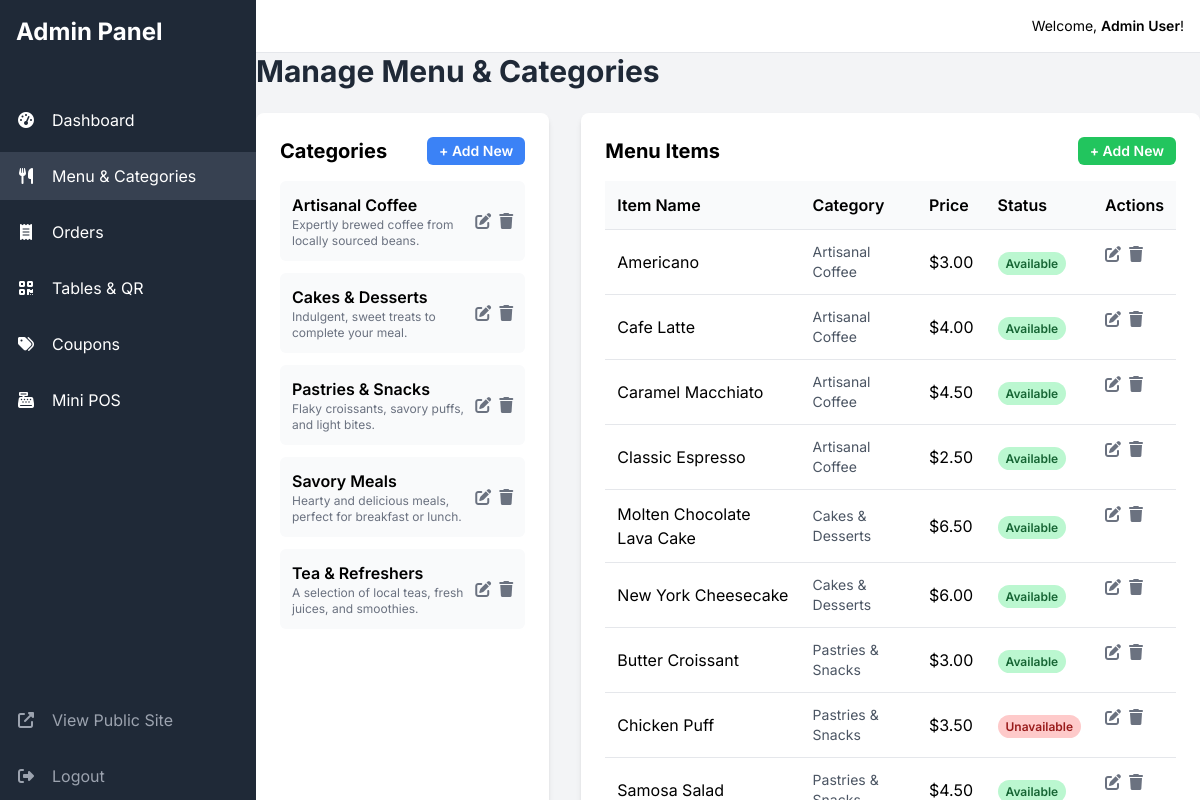
The app's page /admin/menu.php (signed in) with its own data.
### tables this page shows
CREATE TABLE `categories` (
  `id` INT AUTO_INCREMENT PRIMARY KEY,
  `name` VARCHAR(255) NOT NULL UNIQUE,
  `description` TEXT
);

CREATE TABLE `menu_items` (
  `id` INT AUTO_INCREMENT PRIMARY KEY,
  `category_id` INT NOT NULL,
  `name` VARCHAR(255) NOT NULL,
  `description` TEXT,
  `price` DECIMAL(10, 2) NOT NULL,
  `image_url` VARCHAR(255) ,
  `is_available` BOOLEAN NOT NULL DEFAULT TRUE,
  `created_at` TIMESTAMP DEFAULT CURRENT_TIMESTAMP,
  FOREIGN KEY (`category_id`) REFERENCES `categories`(`id`) ON DELETE CASCADE
);

### admin/menu.php (the view, shortened to what this page needs)
<?php
require_once 'partials/header.php';
$categories = $conn->query("SELECT * FROM categories ORDER BY name ASC")->fetch_all(MYSQLI_ASSOC);
$menu_items = $conn->query("SELECT mi.*, c.name as category_name FROM menu_items mi JOIN categories c ON mi.category_id = c.id ORDER BY c.name, mi.name ASC")->fetch_all(MYSQLI_ASSOC);
?>
<h1 class="text-3xl font-bold text-gray-800 mb-6">Manage Menu & Categories</h1>
<div class="grid grid-cols-1 lg:grid-cols-3 gap-8" x-data="{
    showCategoryModal: false,
    showMenuModal: false,
    isEditingCategory: false,
    isEditingMenu: false,
    categoryData: {},
    menuData: {}
}">
    <div class="lg:col-span-1 bg-white p-6 rounded-lg shadow-md">
        <div class="flex justify-between items-center mb-4">
            <h2 class="text-xl font-bold">Categories</h2>
            <button @click="isEditingCategory = false; categoryData = {}; showCategoryModal = true" class="bg-blue-500 text-white px-3 py-1 rounded-md hover:bg-blue-600 text-sm font-semibold">+ Add New</button>
        </div>
        <div class="space-y-3">
            <?php foreach($categories as $cat): ?>
            <div class="bg-gray-50 p-3 rounded-md flex justify-between items-center">
                <div>
                    <p class="font-semibold"><?php echo htmlspecialchars($cat['name']); ?></p>
                    <p class="text-xs text-gray-500"><?php echo htmlspecialchars($cat['description']); ?></p>
                </div>
                <div class="flex items-center space-x-2">
                    <button @click="isEditingCategory = true; categoryData = <?php echo htmlspecialchars(json_encode($cat)); ?>; showCategoryModal = true" class="text-gray-500 hover:text-blue-600"><i class="fas fa-edit"></i></button>
                    <form method="POST" action="menu.php" onsubmit="return confirm('Are you sure you want to delete this category? This might fail if it has menu items.');" class="inline">
                        <button type="submit" name="delete_category" class="text-gray-500 hover:text-red-600"><i class="fas fa-trash"></i></button>
                    </form>
                </div>
            </div>
            <?php endforeach; ?>
        </div>
    </div>
    <div class="lg:col-span-2 bg-white p-6 rounded-lg shadow-md">
        <div class="flex justify-between items-center mb-4">
            <h2 class="text-xl font-bold">Menu Items</h2>
            <button @click="isEditingMenu = false; menuData = {is_available: true}; showMenuModal = true" class="bg-green-500 text-white px-3 py-1 rounded-md hover:bg-green-600 text-sm font-semibold">+ Add New</button>
        </div>
        <div class="overflow-x-auto">
            <table class="w-full text-left">
                <thead>
                    <tr class="bg-gray-50 border-b">
                        <th class="p-3 font-semibold">Item Name</th>
                        <th class="p-3 font-semibold">Category</th>
                        <th class="p-3 font-semibold">Price</th>
                        <th class="p-3 font-semibold">Status</th>
                        <th class="p-3 font-semibold">Actions</th>
                    </tr>
                </thead>
                <tbody>
                    <?php foreach($menu_items as $item): ?>
                    <tr class="border-b hover:bg-gray-50">
                        <td class="p-3"><?php echo htmlspecialchars($item['name']); ?></td>
                        <td class="p-3 text-sm text-gray-600"><?php echo htmlspecialchars($item['category_name']); ?></td>
                        <td class="p-3">$<?php echo number_format($item['price'], 2); ?></td>
                        <td class="p-3">
                            <span class="px-2 py-1 text-xs font-semibold rounded-full <?php echo $item['is_available'] ? 'bg-green-200 text-green-800' : 'bg-red-200 text-red-800'; ?>">
                                <?php echo $item['is_available'] ? 'Available' : 'Unavailable'; ?>
                            </span>
                        </td>
                        <td class="p-3 flex items-center space-x-2">
                            <button @click="isEditingMenu = true; menuData = <?php echo htmlspecialchars(json_encode($item)); ?>; showMenuModal = true" class="text-gray-500 hover:text-blue-600"><i class="fas fa-edit"></i></button>
                            <form method="POST" action="menu.php" onsubmit="return confirm('Are you sure you want to delete this menu item?');" class="inline">
                                <button type="submit" name="delete_menu_item" class="text-gray-500 hover:text-red-600"><i class="fas fa-trash"></i></button>
                            </form>
                        </td>
                    </tr>
                    <?php endforeach; ?>
                </tbody>
            </table>
        </div>
    </div>
</div>

### admin/partials/header.php (style rules this page uses)
body { font-family: 'Inter', sans-serif; }

### records on screen
categories: name "Artisanal Coffee", description "Expertly brewed coffee from locally sourced beans."
categories: name "Cakes & Desserts", description "Indulgent, sweet treats to complete your meal."
categories: name "Pastries & Snacks", description "Flaky croissants, savory puffs, and light bites."
categories: name "Savory Meals", description "Hearty and delicious meals, perfect for breakfast or lunch."
categories: name "Tea & Refreshers", description "A selection of local teas, fresh juices, and smoothies."
menu_items: name "Americano", category.name "Artisanal Coffee", price "3.00", is_available "Available"
menu_items: name "Cafe Latte", category.name "Artisanal Coffee", price "4.00", is_available "Available"
menu_items: name "Caramel Macchiato", category.name "Artisanal Coffee", price "4.50", is_available "Available"
menu_items: name "Classic Espresso", category.name "Artisanal Coffee", price "2.50", is_available "Available"
menu_items: name "Molten Chocolate Lava Cake", category.name "Cakes & Desserts", price "6.50", is_available "Available"
menu_items: name "New York Cheesecake", category.name "Cakes & Desserts", price "6.00", is_available "Available"
menu_items: name "Butter Croissant", category.name "Pastries & Snacks", price "3.00", is_available "Available"
menu_items: name "Chicken Puff", category.name "Pastries & Snacks", price "3.50", is_available "Unavailable"
menu_items: name "Samosa Salad", category.name "Pastries &…", price "4.50", is_available "Available"

### other values on screen
$_SESSION['user_name'] "Admin User"
